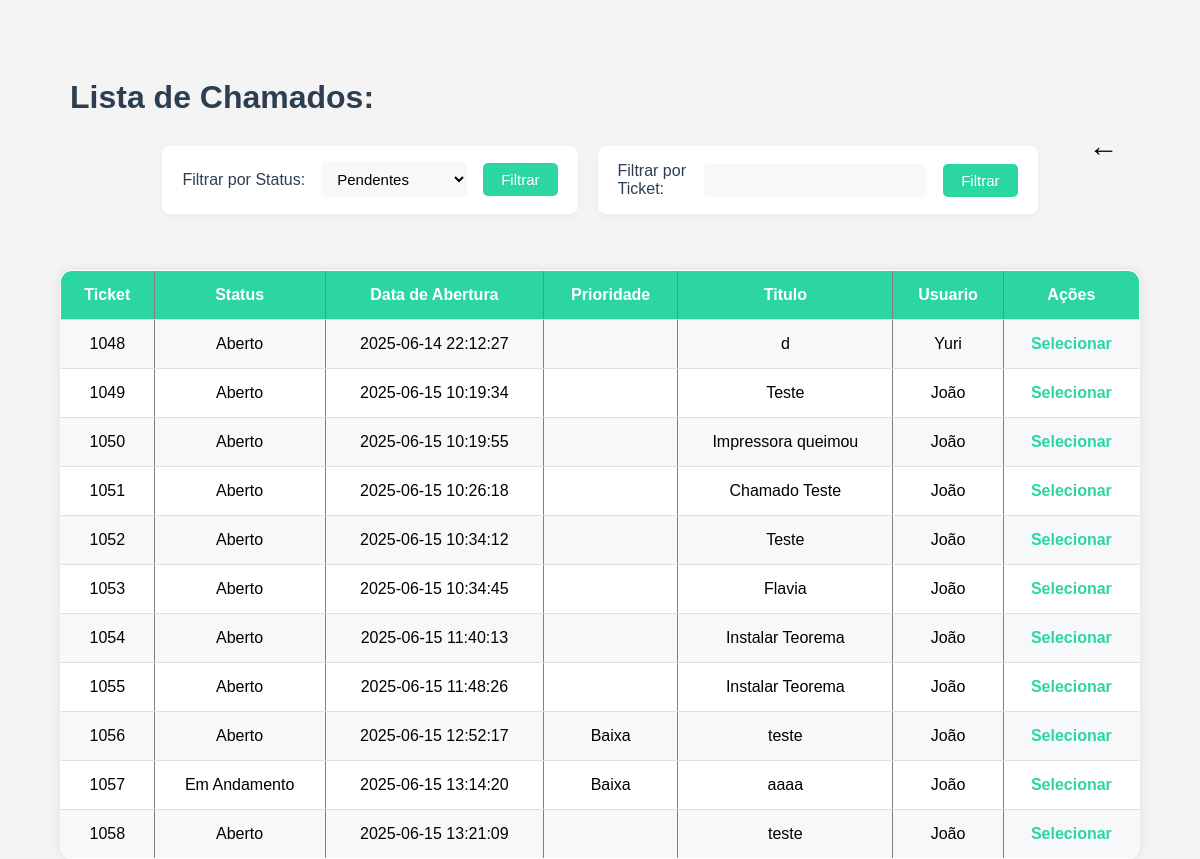
Page /dashboard/telainicial/GerenciarChamados/listarChamados.php (signed in) on the committed database.
### tables this page shows
CREATE TABLE `chamados` (
  `chamadoId` int(20) NOT NULL,
  `status` varchar(20) NOT NULL,
  `tipoChamado` varchar(20) DEFAULT NULL,
  `tituloChamado` varchar(60) NOT NULL,
  `descricaoChamado` varchar(1000) DEFAULT NULL,
  `dtAbertura` datetime NOT NULL DEFAULT current_timestamp(),
  `dtFechamento` datetime DEFAULT NULL,
  `autorId` int(11) DEFAULT NULL,
  `autorNome` varchar(40) NOT NULL,
  `autorEmail` varchar(60) NOT NULL,
  `autorSetor` varchar(40) NOT NULL
);

### php/Conexao.php (called while the page is built, shortened)
<?php
    class Conexao{
        private $dbname = "glpi_teste";
        private $user = "root";
        private $password ="";
        private $host = "localhost";
        public function __construct() {
            try {
                $this->conn = new PDO("mysql:host=$this->host;dbname=$this->dbname", $this->user, $this->password);
            } catch (PDOException $e) {
                echo "Erro de conexão: " . $e->getMessage();
            }
        }
    }
?>

### php/Chamado.php (called while the page is built, shortened)
<?php
    require_once 'Conexao.php';
    class Chamado extends Conexao{
        public function listarTodosChamadosPorId3($status = '', $chamadoId = '') {
            $sql = "SELECT * FROM chamados WHERE 1=1";
            if (!empty($status) && $status !== 'Todos') {
                $sql .= " AND status = :status";
            } elseif (empty($status)) {
                $sql .= " AND (status = 'Aberto' OR status = 'Em andamento')";
            }
            $stmt = $this->conn->prepare($sql);
            $stmt->execute();
            return $stmt->fetchAll(PDO::FETCH_ASSOC);
        }
    }

### dashboard/telainicial/GerenciarChamados/listarChamados.php (the view, shortened to what this page needs)
<?php
require_once '../../../php/Chamado.php';
$chamado = new Chamado();
$statusFiltro = isset($_GET['status']) ? $_GET['status'] : '';
$idFiltro = isset($_GET['chamadoId']) ? $_GET['chamadoId'] : '';
if (empty($idFiltro)) {
    $chamados = $chamado->listarTodosChamadosPorId3($statusFiltro, $idFiltro);
} else {
    $chamados = $chamado->listarChamadoPorTicket($idFiltro);
}
?>
<!DOCTYPE html>
<html lang="en">
<head>
    <link rel="stylesheet" href="..\..\..\css/listagem.css">
</head>
<body>
    <div class="container">
        <div class="textos">
            <h1>Lista de Chamados:</h1>
            <a class="voltar" href="..\..\..\php\validacao.php">&#8592;</a>
        </div>
        <div class="filtros-container">
            <div class="filtroStatus">
                <form action="listarChamados.php" method="GET">
                    <label for="status">Filtrar por Status:</label>
                    <select name="status" id="status">
                        <option value="">Pendentes</option>
                    </select>
                    <button type="submit">Filtrar</button>
                </form>
            </div>
            <div class="filtroTicket">
                <form action="listarChamados.php" method="GET">
                    <label for="chamadoId">Filtrar por Ticket:</label>
                    <input type="number" name="chamadoId"
                        value="<?php echo isset($_GET['chamadoId']) ? $_GET['chamadoId'] : ''; ?>">
                    <button type="submit">Filtrar</button>
                </form>
            </div>
        </div>
        <br><br>
        <table border="1">
            <tr>
                <th>Ticket</th>
                <th>Status</th>
                <th>Data de Abertura</th>
                <th>Prioridade</th>
                <th>Titulo</th>
                <th>Usuario</th>
                <th>Ações</th>
            </tr>
            <?php
            foreach ($chamados as $chamados) {
                ?>
                <tr>
                    <td><?php echo $chamados['chamadoId']; ?></td>
                    <td><?php echo $chamados['status']; ?></td>
                    <td><?php echo $chamados['dtAbertura']; ?></td>
                    <td><?php echo $chamados['tipoChamado']; ?></td>
                    <td><?php echo $chamados['tituloChamado']; ?></td>
                    <td><?php echo $chamados['autorNome']; ?></td>
                    <td><a href="detalhesChamados.php?id=<?= $chamados['chamadoId']; ?>">Selecionar</a></td>
                </tr>
                <?php
            }
            ?>
        </table>
    </div>
</body>
</html>

### css/listagem.css (style rules this page uses)
body { font-family: 'Poppins', Arial, sans-serif; background-color: #f4f4f4; padding: 40px; display: flex; flex-direction: column; align-items: center; }
.container { background-color: #f4f4f4; width: 90%; border-radius: 10px; position: absolute; }
.voltar { position: absolute; right: 2%; top: 10%; font-size: 30px; color: black; text-decoration: none; }
h1 { color: #2c3e50; margin-bottom: 20px; position: relative; padding: 10px; }
table { width: 100%; border-collapse: collapse; background-color: #fff; border-radius: 12px; overflow: hidden; box-shadow: 0 0 10px rgba(0, 0, 0, 0.1); }
th, td { padding: 15px; text-align: center; border-bottom: 1px solid #ddd; }
th { background-color: #2bd6a3; color: white; }
tr:nth-child(even) { background-color: #f6f8fa; }
td a { color: #2bd6a3; text-decoration: none; font-weight: bold; }
.filtroStatus, .filtroTicket { margin-bottom: 20px; margin-right: 0; display: inline-block; border-radius: 8px; padding: 16px 20px; background-color: #fff; box-shadow: 0 2px 8px rgba(0,0,0,0.04); width: 100%; max-width: 400px; }
.filtroStatus { background-color: #ffffff; }
.filtroTicket { background-color: #ffffff; }
.filtroStatus label, .filtroTicket label { font-weight: 500; color: #2c3e50; margin-right: 8px; }
.filtroStatus select, .filtroTicket input[type="number"] { padding: 8px 12px; border: none; border-radius: 5px; outline: none; font-size: 15px; margin-right: 8px; background: #f6f8fa; transition: border 0.2s; }
.filtroStatus button, .filtroTicket button { background-color: #2bd6a3; color: #fff; border: none; border-radius: 5px; padding: 8px 18px; font-size: 15px; cursor: pointer; font-weight: 500; transition: background 0.2s; }
.filtros-container { display: flex; gap: 20px; justify-content: center; flex-wrap: wrap; width: 100%; margin-bottom: 20px; }
.filtroStatus, .filtroTicket { margin-bottom: 0; margin-right: 0; display: block; width: auto; min-width: 250px; max-width: 400px; }
.filtroTicket form { display: flex; align-items: center; gap: 8px; }
.filtroStatus form { display: flex; align-items: center; gap: 8px; }

### rows in the picture
chamados: chamadoId "1048", status "Aberto", dtAbertura "2025-06-14 22:12:27", tituloChamado "d", autorNome "Yuri"
chamados: chamadoId "1049", status "Aberto", dtAbertura "2025-06-15 10:19:34", tituloChamado "Teste", autorNome "João"
chamados: chamadoId "1050", status "Aberto", dtAbertura "2025-06-15 10:19:55", tituloChamado "Impressora queimou", autorNome "João"
chamados: chamadoId "1051", status "Aberto", dtAbertura "2025-06-15 10:26:18", tituloChamado "Chamado Teste", autorNome "João"
chamados: chamadoId "1052", status "Aberto", dtAbertura "2025-06-15 10:34:12", tituloChamado "Teste", autorNome "João"
chamados: chamadoId "1053", status "Aberto", dtAbertura "2025-06-15 10:34:45", tituloChamado "Flavia", autorNome "João"
chamados: chamadoId "1054", status "Aberto", dtAbertura "2025-06-15 11:40:13", tituloChamado "Instalar Teorema", autorNome "João"
chamados: chamadoId "1055", status "Aberto", dtAbertura "2025-06-15 11:48:26", tituloChamado "Instalar Teorema", autorNome "João"
chamados: chamadoId "1056", status "Aberto", dtAbertura "2025-06-15 12:52:17", tipoChamado "Baixa", tituloChamado "teste", autorNome "João"
chamados: chamadoId "1057", status "Em Andamento", dtAbertura "2025-06-15 13:14:20", tipoChamado "Baixa", tituloChamado "aaaa", autorNome "João"
chamados: chamadoId "1058", status "Aberto", dtAbertura "2025-06-15 13:21:09", tituloChamado "teste", autorNome "João"
